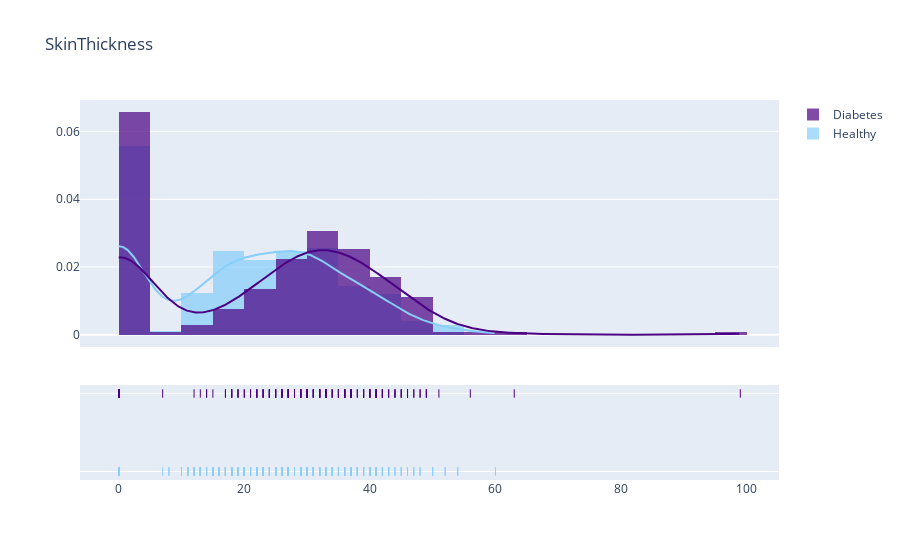

Write notebook code for a chart like this one.
### Markdown cell above
### SkinThickness

### Code cell
create_distplot(df_zeroes, 'SkinThickness').show()

find_median(df, 'SkinThickness')

### Figure 1 — Plotly figure (JSON) as saved in the notebook; plotly's stock layout.template omitted (floating-point values rounded to 4 significant figures; data arrays with more than 128 entries replaced by an {"elided": "..."} marker saying what was removed)
{"data": [{"autobinx": false, "histnorm": "probability density", "legendgroup": "Healthy", "marker": {"color": "lightskyblue"}, "name": "Healthy", "opacity": 0.7, "type": "histogram", "x": {"elided": "500 int values"}, "xaxis": "x", "xbins": {"end": 60, "size": 0, "start": 0}, "yaxis": "y"}, {"autobinx": false, "histnorm": "probability density", "legendgroup": "Diabetes", "marker": {"color": "indigo"}, "name": "Diabetes", "opacity": 0.7, "type": "histogram", "x": {"elided": "268 int values"}, "xaxis": "x", "xbins": {"end": 99, "size": 0, "start": 0}, "yaxis": "y"}, {"legendgroup": "Healthy", "marker": {"color": "lightskyblue"}, "mode": "lines", "name": "Healthy", "showlegend": false, "type": "scatter", "x": {"elided": "500 float values"}, "xaxis": "x", "y": {"elided": "500 float values"}, "yaxis": "y"}, {"legendgroup": "Diabetes", "marker": {"color": "indigo"}, "mode": "lines", "name": "Diabetes", "showlegend": false, "type": "scatter", "x": {"elided": "500 float values"}, "xaxis": "x", "y": {"elided": "500 float values"}, "yaxis": "y"}, {"legendgroup": "Healthy", "marker": {"color": "lightskyblue", "symbol": "line-ns-open"}, "mode": "markers", "name": "Healthy", "showlegend": false, "type": "scatter", "x": {"elided": "500 int values"}, "xaxis": "x", "y": {"elided": "500 str values"}, "yaxis": "y2"}, {"legendgroup": "Diabetes", "marker": {"color": "indigo", "symbol": "line-ns-open"}, "mode": "markers", "name": "Diabetes", "showlegend": false, "type": "scatter", "x": {"elided": "268 int values"}, "xaxis": "x", "y": {"elided": "268 str values"}, "yaxis": "y2"}], "layout": {"barmode": "overlay", "hovermode": "closest", "legend": {"traceorder": "reversed"}, "title": {"text": "SkinThickness"}, "xaxis": {"anchor": "y2", "domain": [0, 1], "zeroline": false}, "yaxis": {"anchor": "free", "domain": [0.35, 1], "position": 0}, "yaxis2": {"anchor": "x", "domain": [0, 0.25], "dtick": 1, "showticklabels": false}}}
